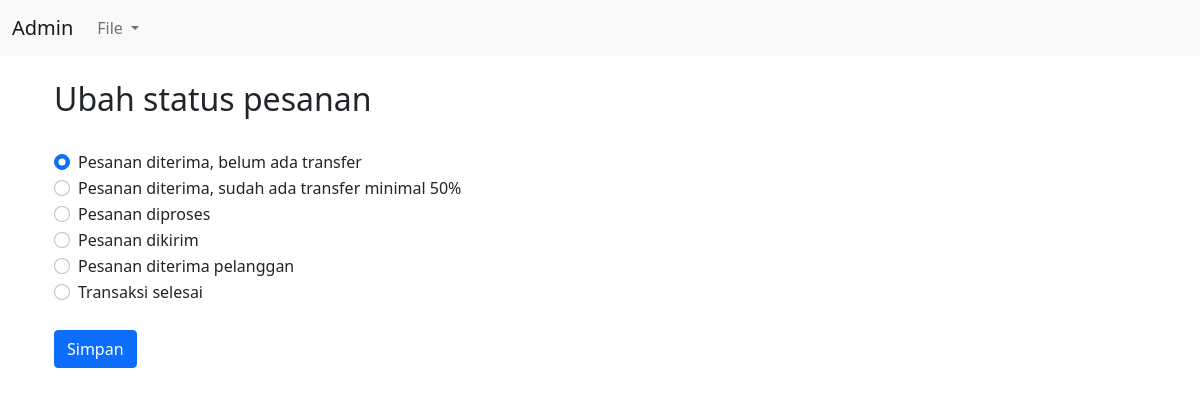
The page /view/editpesanan.php?id=22 on the database its author committed.
### tables this page shows
CREATE TABLE `status_pesanan` (
  `id` int(11) NOT NULL,
  `kode` int(11) DEFAULT NULL,
  `keterangan` varchar(100) DEFAULT NULL
);

### view/editpesanan.php (the view, shortened to what this page needs)
<?php
include '../koneksi.php';
$id = $_GET['id'];
$sql = "select * from pesanan_master where id = :id";
$stmt = $db->prepare($sql);
$param = array(
    ":id" => $id
);
$stmt->execute($param);
$data = $stmt->fetch(PDO::FETCH_ASSOC);
if ($data){
    $get_status_pesanan = $data['status_pesanan'];
}
?>
<!doctype html>
<html lang="en">
<head>
    <link href="https://cdn.jsdelivr.net/npm/bootstrap@5.1.0/dist/css/bootstrap.min.css" rel="stylesheet">
</head>
<body>
<?php
include_once 'nav.php';
?>
<div class="container">
    <div class="container-fluid">
        <br>
        <h2>Ubah status pesanan </h2>
        <br>
        <form action="" method="post">
            <?
            $sql = "select * from status_pesanan order by kode";
            $stmt = $db->query($sql);
            while ($data = $stmt->fetch(PDO::FETCH_ASSOC)){
                if ($data['kode'] == $get_status_pesanan){
                    $cek = ' checked';
                }else{
                    $cek = '';
                }
                echo '<div class="form-check">
                            <input class="form-check-input" type="radio" value="' .$data['kode']. '" name="status_pesanan" id="status_pesanan" '.$cek.'>
                            <label class="form-check-label" for="status_pesanan">'.$data['keterangan']. '</label>
                        </div>';
            }
            ?>
            <br>
            <input name="simpan" type="submit" value="Simpan" class="btn btn-primary">
        </form>
    </div>
</div>
</body>
</html>

### rows shown on the page
status_pesanan: keterangan "Pesanan diterima, belum ada transfer"
status_pesanan: keterangan "Pesanan diterima, sudah ada transfer minimal 50%"
status_pesanan: keterangan "Pesanan diproses"
status_pesanan: keterangan "Pesanan dikirim"
status_pesanan: keterangan "Pesanan diterima pelanggan"
status_pesanan: keterangan "Transaksi selesai"
